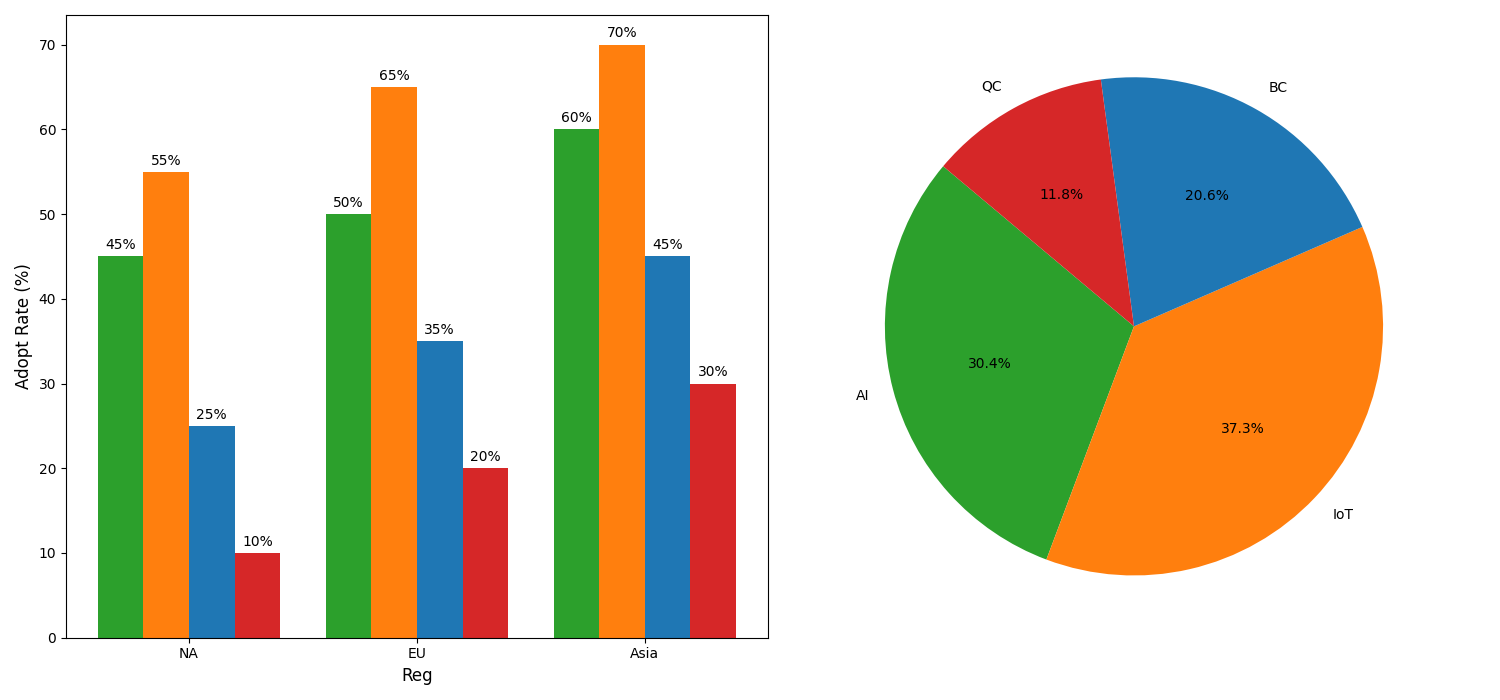

This figure's Python source:
import matplotlib.pyplot as plt
import numpy as np

regions = ['NA', 'EU', 'Asia']
AI_rate = [45, 50, 60]
IoT_rate = [55, 65, 70]
BC_rate = [25, 35, 45]
QC_rate = [10, 20, 30]

adoption_data = np.array([AI_rate, IoT_rate, BC_rate, QC_rate])
technologies = ['AI', 'IoT', 'BC', 'QC']

fig, (ax1, ax2) = plt.subplots(1, 2, figsize=(15, 7))

x = np.arange(len(regions))
width = 0.2
colors = ['#2ca02c', '#ff7f0e', '#1f77b4', '#d62728']

for i in range(len(adoption_data)):
    ax1.bar(x + i * width, adoption_data[i], width, color=colors[i])

ax1.set_xlabel('Reg', fontsize=12)
ax1.set_ylabel('Adopt Rate (%)', fontsize=12)
ax1.set_xticks(x + width * 1.5)
ax1.set_xticklabels(regions)

for i in range(len(adoption_data)):
    for j in range(len(regions)):
        ax1.annotate(f'{adoption_data[i, j]}%',
                     xy=(x[j] + i * width, adoption_data[i, j]),
                     xytext=(0, 3),
                     textcoords='offset points',
                     ha='center', va='bottom', fontsize=10)

total_adoption = np.sum(adoption_data, axis=1)
ax2.pie(total_adoption, labels=technologies, colors=colors, autopct='%1.1f%%', startangle=140)

plt.tight_layout()
plt.show()
